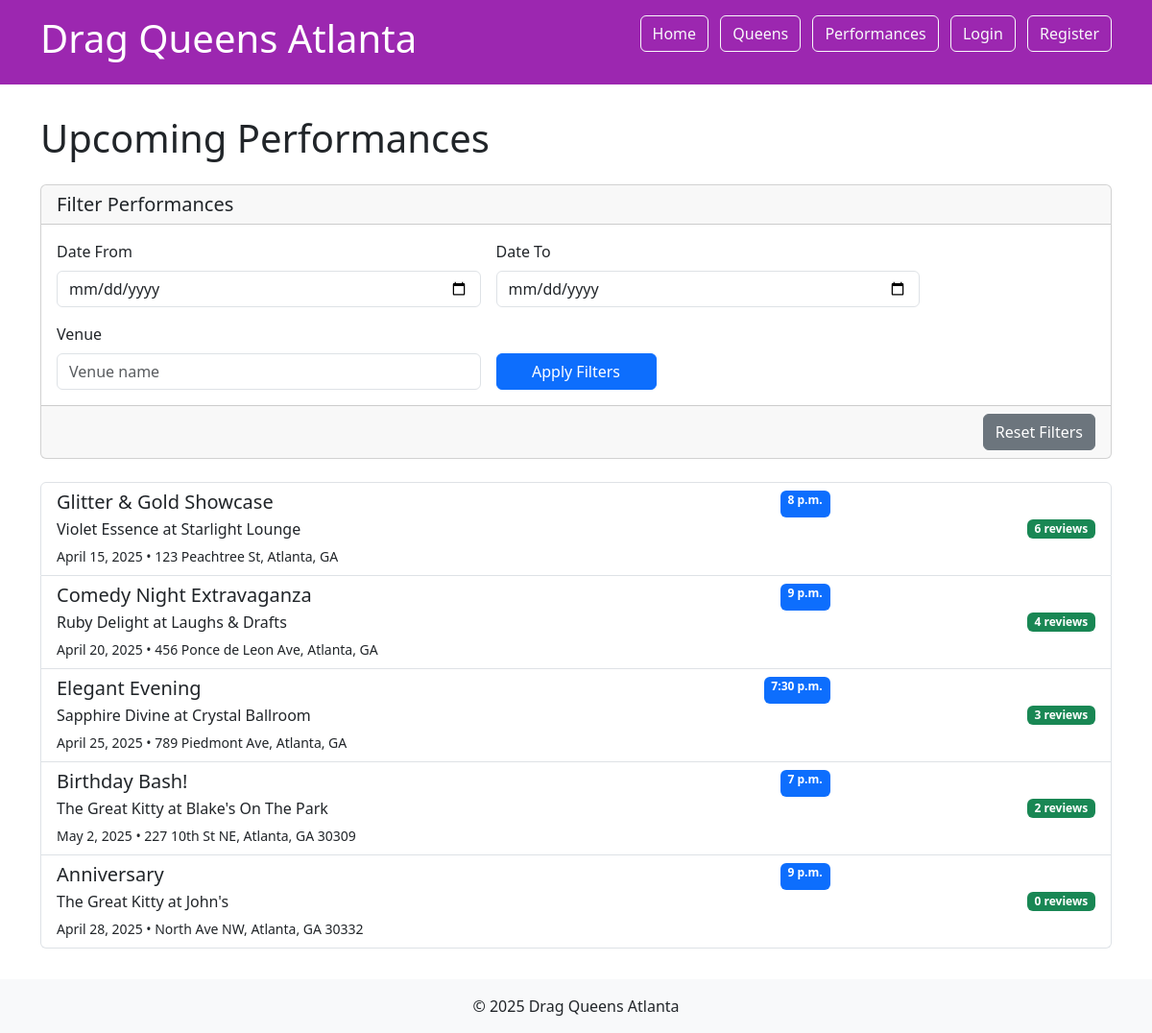
Page /performances/ on the committed database.
### core/models.py (models this page shows, shortened)
class Performance(models.Model):
    title = models.CharField(max_length=200)
    queen_id = models.IntegerField()  # Temporary, until we add a model for the baddies (Drag Queens)
    queen_name = models.CharField(max_length=100)
    venue = models.CharField(max_length=100)
    address = models.CharField(max_length=200)
    latitude = models.FloatField(null=True, blank=True)
    longitude = models.FloatField(null=True, blank=True)
    date = models.DateField()
    time = models.TimeField()
    description = models.TextField()
    price = models.DecimalField(max_digits=6, decimal_places=2, null=True, blank=True)
    ticket_link = models.URLField(blank=True)

### core/views.py (the view, shortened to what this page needs)
# urls.py: path('performances/', views.performances_list, name='performances_list'),
def performances_list(request):
    form = SearchForm(request.GET)
    performances = Performance.objects.all()
    if form.is_valid():
        data = form.cleaned_data
        if data['date_from']:
            performances = performances.filter(date__gte=data['date_from'])
        if data['date_to']:
            performances = performances.filter(date__lte=data['date_to'])
        if data['venue']:
            performances = performances.filter(venue__icontains=data['venue'])
        if data['location']:
            performances = performances.filter(
                Q(address__icontains=data['location']) |
                Q(venue__icontains=data['location'])
            )
    venues = Performance.objects.values_list('venue', flat=True).distinct()
    return render(request, 'core/performances_list.html', {
        'performances': performances,
        'venues': venues,
        'form': form,
    })

### core/forms.py
class SearchForm(forms.Form):
    search = forms.CharField(required=False, widget=forms.TextInput(attrs={
        'placeholder': 'Search performances...',
        'class': 'form-control'
    }))
    date_from = forms.DateField(required=False, widget=forms.DateInput(attrs={
        'type': 'date',
        'class': 'form-control'
    }))
    date_to = forms.DateField(required=False, widget=forms.DateInput(attrs={
        'type': 'date',
        'class': 'form-control'
    }))
    venue = forms.CharField(required=False, widget=forms.TextInput(attrs={
        'placeholder': 'Venue name',
        'class': 'form-control'
    }))
    location = forms.CharField(required=False, widget=forms.TextInput(attrs={
        'placeholder': 'City, state',
        'class': 'form-control'
    }))

### core/context_processors.py (called while the page is built, shortened)
def unread_notifications(request):
    notification_count = 0
    return {'unread_notification_count': notification_count}

### templates/core/performances_list.html (shortened to what this page needs)
{% extends 'base.html' %}
{% block content %}
<h1 class="mb-4">Upcoming Performances</h1>
<div class="row mb-4">
    <div class="col-md-12">
        <div class="card">
            <div class="card-header">
                <h5 class="mb-0">Filter Performances</h5>
            </div>
            <div class="card-body">
                <form method="get" action="{% url 'performances_list' %}" class="row g-3">
    <div class="col-md-5">
        <label for="id_date_from" class="form-label">Date From</label>
        {{ form.date_from }}
    </div>
    <div class="col-md-5">
        <label for="id_date_to" class="form-label">Date To</label>
        {{ form.date_to }}
    </div>
    <div class="col-md-5">
        <label for="id_venue" class="form-label">Venue</label>
        {{ form.venue }}
    </div>
    <div class="col-md-2 d-flex align-items-end">
        <button type="submit" class="btn btn-primary w-100">Apply Filters</button>
    </div>
</form>
            </div>
            <div class="card-footer text-end">
                <a href="{% url 'performances_list' %}" class="btn btn-secondary">Reset Filters</a>
            </div>
        </div>
    </div>
</div>
<div class="list-group">
    {% for performance in performances %}
        <a href="{% url 'performance_detail' performance.id %}" class="list-group-item list-group-item-action">
            <div class="row">
                <div class="col-md-9">
                    <div class="d-flex w-100 justify-content-between">
                        <h5 class="mb-1">{{ performance.title }}</h5>
                        <span class="badge bg-primary">{{ performance.time }}</span>
                    </div>
                    <p class="mb-1">{{ performance.queen_name }} at {{ performance.venue }}</p>
                    <small>{{ performance.date }} • {{ performance.address }}</small>
                </div>
                <div class="col-md-3 text-end d-flex align-items-center justify-content-end">
                    <span class="badge bg-success">{{ performance.reviews.count }} reviews</span>
                </div>
            </div>
        </a>
    {% empty %}
        <div class="alert alert-info">No performances found matching your criteria.</div>
    {% endfor %}
</div>
{% endblock %}

### rows in the picture
Performance: title "Glitter & Gold Showcase", time "8 p.m.", queen_name "Violet Essence", venue "Starlight Lounge", date "April 15, 2025", address "123 Peachtree St, Atlanta, GA", reviews.count "6"
Performance: title "Comedy Night Extravaganza", time "9 p.m.", queen_name "Ruby Delight", venue "Laughs & Drafts", date "April 20, 2025", address "456 Ponce de Leon Ave, Atlanta, GA", reviews.count "4"
Performance: title "Elegant Evening", time "7:30 p.m.", queen_name "Sapphire Divine", venue "Crystal Ballroom", date "April 25, 2025", address "789 Piedmont Ave, Atlanta, GA", reviews.count "3"
Performance: title "Birthday Bash!", time "7 p.m.", queen_name "The Great Kitty", venue "Blake's On The Park", date "May 2, 2025", address "227 10th St NE, Atlanta, GA 30309", reviews.count "2"
Performance: title "Anniversary", time "9 p.m.", queen_name "The Great Kitty", venue "John's", date "April 28, 2025", address "North Ave NW, Atlanta, GA 30332", reviews.count "0"
